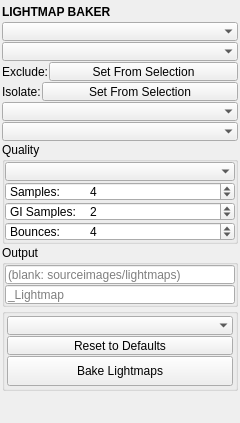
<?xml version="1.0" encoding="UTF-8"?>
<ui version="4.0">
 <class>QtUi</class>
 <widget class="QMainWindow" name="QtUi">
  <property name="enabled">
   <bool>true</bool>
  </property>
  <property name="geometry">
   <rect>
    <x>0</x>
    <y>0</y>
    <width>240</width>
    <height>340</height>
   </rect>
  </property>
  <property name="tabShape">
   <enum>QTabWidget::Triangular</enum>
  </property>
  <property name="dockNestingEnabled">
   <bool>true</bool>
  </property>
  <property name="dockOptions">
   <set>QMainWindow::AllowNestedDocks|QMainWindow::AllowTabbedDocks|QMainWindow::AnimatedDocks|QMainWindow::ForceTabbedDocks</set>
  </property>
  <property name="accessibleDescription">
   <string>Bake scene lighting into per-object or atlas lightmaps ready for the game engine.</string>
  </property>
  <widget class="QWidget" name="central_widget">
   <property name="minimumSize">
    <size>
     <width>240</width>
     <height>0</height>
    </size>
   </property>
   <layout class="QVBoxLayout" name="verticalLayout">
    <property name="spacing">
     <number>2</number>
    </property>
    <property name="leftMargin">
     <number>2</number>
    </property>
    <property name="topMargin">
     <number>2</number>
    </property>
    <property name="rightMargin">
     <number>2</number>
    </property>
    <property name="bottomMargin">
     <number>2</number>
    </property>
    <item>
     <layout class="QVBoxLayout" name="main_layout">
      <property name="spacing">
       <number>1</number>
      </property>
      <property name="sizeConstraint">
       <enum>QLayout::SetFixedSize</enum>
      </property>
      <property name="leftMargin">
       <number>0</number>
      </property>
      <property name="topMargin">
       <number>0</number>
      </property>
      <property name="rightMargin">
       <number>0</number>
      </property>
      <property name="bottomMargin">
       <number>0</number>
      </property>
      <item>
       <widget class="Header" name="header">
        <property name="minimumSize">
         <size>
          <width>0</width>
          <height>19</height>
         </size>
        </property>
        <property name="maximumSize">
         <size>
          <width>999</width>
          <height>19</height>
         </size>
        </property>
        <property name="font">
         <font>
          <weight>75</weight>
          <bold>true</bold>
         </font>
        </property>
        <property name="text">
         <string>LIGHTMAP BAKER</string>
        </property>
       </widget>
      </item>
      <item>
       <widget class="ComboBox" name="cmb_page">
        <property name="minimumSize">
         <size>
          <width>0</width>
          <height>19</height>
         </size>
        </property>
        <property name="maximumSize">
         <size>
          <width>16777215</width>
          <height>19</height>
         </size>
        </property>
        <property name="toolTip">
         <string>Bake — what a new bake covers and how it renders.

Manage — the maps the scene already reads: which are out of date and why, re-baked or reverted from one list.</string>
        </property>
        <property name="frame">
         <bool>false</bool>
        </property>
       </widget>
      </item>
      <item>
       <widget class="QStackedWidget" name="stk_pages">
        <property name="currentIndex">
         <number>0</number>
        </property>
        <widget class="QWidget" name="page_bake">
         <layout class="QVBoxLayout" name="bake_layout">
          <property name="spacing">
           <number>1</number>
          </property>
          <property name="leftMargin">
           <number>0</number>
          </property>
          <property name="topMargin">
           <number>0</number>
          </property>
          <property name="rightMargin">
           <number>0</number>
          </property>
          <property name="bottomMargin">
           <number>0</number>
          </property>
      <item>
       <widget class="ComboBox" name="cmb_scope">
        <property name="minimumSize">
         <size>
          <width>180</width>
          <height>19</height>
         </size>
        </property>
        <property name="maximumSize">
         <size>
          <width>999</width>
          <height>19</height>
         </size>
        </property>
        <property name="toolTip">
         <string>Scope — which objects Bake Lightmaps acts on.

Selected (default) — the selected meshes.
Visible — every visible mesh in the scene.
Scene — every mesh in the scene, every copy of an instance included (Maya skips and names a hidden or templated one: Arnold renders neither; Blender shows a hidden mesh for its own bake and hides it again).

Objects in the Exclude set get no map of their own whatever the scope, but they stay in the render: they still cast shadows and bounce light onto everything that bakes.

Its buttons say what lights the bake. The light: Include Scene Lighting — every scene light (on), or only the lights in the Scope. The sphere: Include Environment — the HDRI environment (Maya: the skydome; Blender: the world), by its own switch. The eye: Include Hidden Lights — hidden lights switched on for the bake and off again after.</string>
        </property>
        <property name="frame">
         <bool>false</bool>
        </property>
       </widget>
      </item>
      <item>
       <layout class="QHBoxLayout" name="exclude_layout">
        <property name="spacing">
         <number>1</number>
        </property>
        <item>
         <widget class="QLabel" name="lbl_exclude">
          <property name="minimumSize">
           <size>
            <width>0</width>
            <height>19</height>
           </size>
          </property>
          <property name="maximumSize">
           <size>
            <width>16777215</width>
            <height>19</height>
           </size>
          </property>
          <property name="toolTip">
           <string>Exclude — objects that get no lightmap of their own but still light the bake: they cast shadows and bounce light onto everything that does bake.

Stored in the scene (the lightmapBaker_exclude set; in Blender a collection that changes nothing about what renders), so every bake of this scene leaves them unbaked — from this panel or a script — and a re-bake leaves a map they already have alone.</string>
          </property>
          <property name="text">
           <string>Exclude:</string>
          </property>
          <property name="caption" stdset="0">
           <bool>true</bool>
          </property>
         </widget>
        </item>
        <item>
         <widget class="QPushButton" name="set_exclusions">
          <property name="sizePolicy">
           <sizepolicy hsizetype="Expanding" vsizetype="Fixed">
            <horstretch>1</horstretch>
            <verstretch>0</verstretch>
           </sizepolicy>
          </property>
          <property name="minimumSize">
           <size>
            <width>0</width>
            <height>19</height>
           </size>
          </property>
          <property name="maximumSize">
           <size>
            <width>16777215</width>
            <height>19</height>
           </size>
          </property>
          <property name="toolTip">
           <string>Make the current selection the Exclude set (replacing it): objects that get no lightmap of their own but still light the bake — they cast shadows and bounce light onto everything that does bake.

A selected group or parent excludes every mesh under it; with nothing selected, the set is cleared.</string>
          </property>
          <property name="text">
           <string>Set From Selection</string>
          </property>
         </widget>
        </item>
       </layout>
      </item>
      <item>
       <layout class="QHBoxLayout" name="isolate_layout">
        <property name="spacing">
         <number>1</number>
        </property>
        <item>
         <widget class="QLabel" name="lbl_isolate">
          <property name="minimumSize">
           <size>
            <width>0</width>
            <height>19</height>
           </size>
          </property>
          <property name="maximumSize">
           <size>
            <width>16777215</width>
            <height>19</height>
           </size>
          </property>
          <property name="toolTip">
           <string>Isolate — moving parts (a locker door, a lid, a drawer) that bake in a pass of their own: lit by the static scene at their current pose, but out of every other object's render, so they leave no shadow or bounce in another object's map — and no other isolated part leaves one in theirs. A mesh brings everything parented under it; isolated objects still pack into their material's atlas.

Stored in the scene (the lightmapBaker_isolate set; in Blender a collection that changes nothing about what renders), so every bake of this scene isolates them — from this panel or a script.</string>
          </property>
          <property name="text">
           <string>Isolate:</string>
          </property>
          <property name="caption" stdset="0">
           <bool>true</bool>
          </property>
         </widget>
        </item>
        <item>
         <widget class="QPushButton" name="set_isolation">
          <property name="sizePolicy">
           <sizepolicy hsizetype="Expanding" vsizetype="Fixed">
            <horstretch>1</horstretch>
            <verstretch>0</verstretch>
           </sizepolicy>
          </property>
          <property name="minimumSize">
           <size>
            <width>0</width>
            <height>19</height>
           </size>
          </property>
          <property name="maximumSize">
           <size>
            <width>16777215</width>
            <height>19</height>
           </size>
          </property>
          <property name="toolTip">
           <string>Make the current selection the Isolate set (replacing it): moving parts that bake alone, out of every other object's render, so the door's shadow never lands on its cabinet's map.

A selected object brings every mesh under it; with nothing selected, the set is cleared.</string>
          </property>
          <property name="text">
           <string>Set From Selection</string>
          </property>
         </widget>
        </item>
       </layout>
      </item>
      <item>
       <widget class="ComboBox" name="cmb002">
        <property name="minimumSize">
         <size>
          <width>180</width>
          <height>19</height>
         </size>
        </property>
        <property name="maximumSize">
         <size>
          <width>999</width>
          <height>19</height>
         </size>
        </property>
        <property name="toolTip">
         <string>Packing — how the baked maps are laid out.

Atlas by Material (default) — objects sharing a primary material are consolidated into one shared EXR (Resolution becomes the shared atlas size), and each object gets an area-weighted atlas rect bound at engine time (Unity's lightmapScaleOffset / glTF KHR_texture_transform) — UVs are never edited, and instances are fully supported: every copy keeps its own rect and its own lighting. Fewer textures, no naming collisions, more efficient texel use for many small objects. The layout is planned up front, so each object bakes at the size it will occupy instead of a full map per object (Maya: at 2x it, never above a full map: the downscale into the atlas is what averages Arnold's sampling noise).

Per-Object — one lightmap texture per object at the full Resolution. Best per-object detail; right for hero assets or small selections.

The camera button beside the field is Reflection Probe: the bake also captures the room it lit as an HDR from one point, for the reflections a lightmap cannot hold (on by default).</string>
        </property>
        <property name="frame">
         <bool>false</bool>
        </property>
       </widget>
      </item>
      <item>
       <widget class="ComboBox" name="cmb_device">
        <property name="minimumSize">
         <size>
          <width>180</width>
          <height>19</height>
         </size>
        </property>
        <property name="maximumSize">
         <size>
          <width>999</width>
          <height>19</height>
         </size>
        </property>
        <property name="toolTip">
         <string>Which processor the bake renders on (Maya: Arnold's; Blender: Cycles'). A machine setting, not a quality one — it is never stored in a preset.

Auto — the fast choice. Maya: the GPU wherever Arnold has one, else the CPU (measured on a production floor, 3.4s on the GPU against 24.2s on the CPU for the same ray budget). Blender: per object, the GPU where it pays and the CPU for small tiles (every Cycles bake sets up and tears down a GPU session, ~0.35s an object).
GPU — force it for every object, with no fallback.
CPU — force it: the A/B for a map the GPU bake disagrees on (Arnold's GPU renderer does not support every shader feature), and the fallback when a GPU session fails.</string>
        </property>
        <property name="frame">
         <bool>false</bool>
        </property>
       </widget>
      </item>
      <item>
       <widget class="QGroupBox" name="quality_group">
        <property name="sizePolicy">
         <sizepolicy hsizetype="Preferred" vsizetype="Fixed">
          <horstretch>0</horstretch>
          <verstretch>0</verstretch>
         </sizepolicy>
        </property>
        <property name="title">
         <string>Quality</string>
        </property>
        <layout class="QVBoxLayout" name="quality_layout">
         <property name="spacing">
          <number>1</number>
         </property>
         <property name="leftMargin">
          <number>0</number>
         </property>
         <property name="topMargin">
          <number>0</number>
         </property>
         <property name="rightMargin">
          <number>0</number>
         </property>
         <property name="bottomMargin">
          <number>0</number>
         </property>
         <item>
          <widget class="ComboBox" name="cmb_resolution">
           <property name="minimumSize">
            <size>
             <width>180</width>
             <height>19</height>
            </size>
           </property>
           <property name="maximumSize">
            <size>
             <width>999</width>
             <height>19</height>
            </size>
           </property>
           <property name="toolTip">
            <string>Lightmap resolution (square, px): each object's map, or the shared atlas. Drives the gutter / seam-margin width too.

The filter button beside the field denoises every map (Maya: at the size it ships at; Blender: with OpenImageDenoise).</string>
           </property>
           <property name="frame">
            <bool>false</bool>
           </property>
          </widget>
         </item>
         <item>
          <widget class="QSpinBox" name="spn_samples">
           <property name="minimumSize">
            <size>
             <width>0</width>
             <height>19</height>
            </size>
           </property>
           <property name="maximumSize">
            <size>
             <width>16777215</width>
             <height>19</height>
            </size>
           </property>
           <property name="toolTip">
            <string>Samples per texel. Higher = cleaner, slower.
Maya: Arnold camera (AA) samples, squared. On the CPU each one traces GI Samples diffuse rays. Arnold's GPU ignores GI samples, so a GPU bake gives every texel these samples and, with Adaptive Sampling on, adds more — up to Samples × GI Samples — only where the noise needs them (the shadows).
Blender: Cycles samples (paths). One count covers direct and bounced light alike — Cycles has no separate GI samples.

The button beside the field is Adaptive Sampling: the budget goes where the noise is. It greys out where the processor spends samples the other way (an Arnold CPU bake).</string>
           </property>
           <property name="prefix">
            <string>Samples:	</string>
           </property>
           <property name="minimum">
            <number>1</number>
           </property>
           <property name="maximum">
            <number>256</number>
           </property>
           <property name="value">
            <number>4</number>
           </property>
          </widget>
         </item>
         <item>
          <widget class="QSpinBox" name="spn_gi_samples">
           <property name="minimumSize">
            <size>
             <width>0</width>
             <height>19</height>
            </size>
           </property>
           <property name="maximumSize">
            <size>
             <width>16777215</width>
             <height>19</height>
            </size>
           </property>
           <property name="toolTip">
            <string>Arnold's GI (indirect diffuse) samples, squared (Maya only: Cycles traces every path from Samples). On the CPU: the bounce-light rays each camera sample traces. On the GPU, which ignores them, they set the budget instead: Samples × GI Samples is Adaptive Sampling's ceiling, or what every texel gets with it off. Higher = smoother bounce light and shadows, slower.</string>
           </property>
           <property name="prefix">
            <string>GI Samples:	</string>
           </property>
           <property name="minimum">
            <number>1</number>
           </property>
           <property name="maximum">
            <number>32</number>
           </property>
           <property name="value">
            <number>2</number>
           </property>
          </widget>
         </item>
         <item>
          <widget class="QSpinBox" name="spn_bounces">
           <property name="minimumSize">
            <size>
             <width>0</width>
             <height>19</height>
            </size>
           </property>
           <property name="maximumSize">
            <size>
             <width>16777215</width>
             <height>19</height>
            </size>
           </property>
           <property name="toolTip">
            <string>Diffuse bounces (Maya: Arnold's GI Diffuse Depth; Blender: Cycles' Light Paths › Max Bounces › Diffuse): how many times light bounces between surfaces before the bake stops following it. 0 = direct light only; 2–4 lights a room's corners and ceiling. The biggest quality lever for interiors — each bounce adds render time.</string>
           </property>
           <property name="prefix">
            <string>Bounces:	</string>
           </property>
           <property name="minimum">
            <number>0</number>
           </property>
           <property name="maximum">
            <number>16</number>
           </property>
           <property name="value">
            <number>4</number>
           </property>
          </widget>
         </item>
        </layout>
       </widget>
      </item>
      <item>
       <widget class="QGroupBox" name="output_group">
        <property name="sizePolicy">
         <sizepolicy hsizetype="Preferred" vsizetype="Fixed">
          <horstretch>0</horstretch>
          <verstretch>0</verstretch>
         </sizepolicy>
        </property>
        <property name="title">
         <string>Output</string>
        </property>
        <layout class="QVBoxLayout" name="output_layout">
         <property name="spacing">
          <number>1</number>
         </property>
         <property name="leftMargin">
          <number>0</number>
         </property>
         <property name="topMargin">
          <number>0</number>
         </property>
         <property name="rightMargin">
          <number>0</number>
         </property>
         <property name="bottomMargin">
          <number>0</number>
         </property>
         <item>
          <widget class="LineEdit" name="txt_output_dir">
           <property name="minimumSize">
            <size>
             <width>0</width>
             <height>19</height>
            </size>
           </property>
           <property name="maximumSize">
            <size>
             <width>16777215</width>
             <height>19</height>
            </size>
           </property>
           <property name="toolTip">
            <string>Where the baked lightmaps are written (optional).

Empty — a lightmaps folder in the project's texture folder (sourceimages).
Relative (e.g. 'lightmaps' or 'bake/lm') — resolved under that folder, so the path stays portable across projects.
Absolute (e.g. 'D:/bakes') — used as-is.

The folder is created if it doesn't exist. Browsing to a folder inside the texture folder stores it as a relative path. The image button saves each map beside its material's texture maps instead; this folder then takes only the objects whose material has none.</string>
           </property>
           <property name="placeholderText">
            <string>(blank: sourceimages/lightmaps)</string>
           </property>
          </widget>
         </item>
         <item>
          <widget class="LineEdit" name="txt000">
           <property name="minimumSize">
            <size>
             <width>0</width>
             <height>19</height>
            </size>
           </property>
           <property name="maximumSize">
            <size>
             <width>16777215</width>
             <height>19</height>
            </size>
           </property>
           <property name="toolTip">
            <string>Name affix for the baked lightmap. A leading '_' (e.g. '_Lightmap') is treated as a suffix → &amp;lt;object&amp;gt;_Lightmap; a trailing '_' (e.g. 'LM_') as a prefix. Empty uses the placeholder default.&lt;br/&gt;&lt;br/&gt;The button beside the field cycles Auto / Suffix / Prefix.</string>
           </property>
           <property name="placeholderText">
            <string>_Lightmap</string>
           </property>
          </widget>
         </item>
        </layout>
       </widget>
      </item>
         <item>
          <widget class="QGroupBox" name="grp_process">
           <property name="title">
            <string/>
           </property>
           <layout class="QVBoxLayout" name="process_layout">
            <property name="spacing">
             <number>1</number>
            </property>
            <property name="leftMargin">
             <number>2</number>
            </property>
            <property name="topMargin">
             <number>2</number>
            </property>
            <property name="rightMargin">
             <number>2</number>
            </property>
            <property name="bottomMargin">
             <number>2</number>
            </property>
            <item>
             <widget class="ComboBox" name="cmb000">
              <property name="minimumSize">
               <size>
                <width>180</width>
                <height>19</height>
               </size>
              </property>
              <property name="maximumSize">
               <size>
                <width>999</width>
                <height>19</height>
               </size>
              </property>
              <property name="toolTip">
               <string>Preset — this panel's bake settings under a name: Packing, Reflection Probe, Resolution, Samples, GI Samples (Maya), Bounces, Adaptive Sampling, Include Scene Lighting, Include Environment, Include Hidden Lights, Denoise and Beside Material Textures.

      The built-ins (italic, read-only) — preview, mobile, desktop, hero — set the quality dials only. Save (the disk icon) stores the current settings under a name you type (Enter to commit); the ⋯ menu renames, deletes or opens the preset folder. A * after the name means a setting has changed since the preset loaded.

      Not saved: Scope, the Exclude and Isolate sets, Processor, Output Directory and Name — they belong to a scene or a machine. A headless bake reads the same presets: LightmapBaker.from_preset(name).</string>
              </property>
              <property name="frame">
               <bool>false</bool>
              </property>
             </widget>
            </item>
            <item>
             <widget class="QPushButton" name="btn_reset_defaults">
              <property name="minimumSize">
               <size>
                <width>0</width>
                <height>19</height>
               </size>
              </property>
              <property name="maximumSize">
               <size>
                <width>16777215</width>
                <height>19</height>
               </size>
              </property>
              <property name="toolTip">
               <string>Restore every setting on this panel to its default.</string>
              </property>
              <property name="text">
               <string>Reset to Defaults</string>
              </property>
             </widget>
            </item>
            <item>
             <widget class="QPushButton" name="b000">
              <property name="sizePolicy">
               <sizepolicy hsizetype="Preferred" vsizetype="Fixed">
                <horstretch>0</horstretch>
                <verstretch>0</verstretch>
               </sizepolicy>
              </property>
              <property name="minimumSize">
               <size>
                <width>0</width>
                <height>30</height>
               </size>
              </property>
              <property name="maximumSize">
               <size>
                <width>16777215</width>
                <height>30</height>
               </size>
              </property>
              <property name="toolTip">
               <string>Bake a lightmap for every object in Scope (minus the Exclude set) and wire it for the engine: pack lightmap UVs, bake white-card lighting into them (Maya: Arnold; Blender: Cycles), dilate the seams, denoise, then record it on the object. The material and its texture UVs are untouched — the engine composites albedo × lightmap.

      Re-baking replaces the previous maps. On the Manage page, right-click a map to Re-Bake or Revert it.</string>
              </property>
              <property name="text">
               <string>Bake Lightmaps</string>
              </property>
             </widget>
            </item>
           </layout>
          </widget>
         </item>
         </layout>
        </widget>
        <widget class="QWidget" name="page_manage">
         <layout class="QVBoxLayout" name="manage_layout">
          <property name="spacing">
           <number>1</number>
          </property>
          <property name="leftMargin">
           <number>0</number>
          </property>
          <property name="topMargin">
           <number>0</number>
          </property>
          <property name="rightMargin">
           <number>0</number>
          </property>
          <property name="bottomMargin">
           <number>0</number>
          </property>
          <item>
           <widget class="TableWidget" name="tbl_maps">
            <property name="sizePolicy">
             <sizepolicy hsizetype="Expanding" vsizetype="Expanding">
              <horstretch>0</horstretch>
              <verstretch>1</verstretch>
             </sizepolicy>
            </property>
            <property name="toolTip">
             <string>Every lightmap the scene reads: how many objects read it and whether it is up to date. Hover a row for its folder, who wrote it and why it re-bakes; select rows to select their objects. Right-click a row to open its map's folder. The full Bake Report is in the header menu.</string>
            </property>
           </widget>
          </item>
         </layout>
        </widget>
       </widget>
      </item>
      <item>
       <spacer name="verticalSpacer">
        <property name="orientation">
         <enum>Qt::Vertical</enum>
        </property>
        <property name="sizeType">
         <enum>QSizePolicy::Fixed</enum>
        </property>
        <property name="sizeHint" stdset="0">
         <size>
          <width>0</width>
          <height>10</height>
         </size>
        </property>
       </spacer>
      </item>
      <item>
       <widget class="Footer" name="footer" native="true">
        <property name="minimumSize">
         <size>
          <width>0</width>
          <height>19</height>
         </size>
        </property>
        <property name="maximumSize">
         <size>
          <width>16777215</width>
          <height>19</height>
         </size>
        </property>
       </widget>
      </item>
     </layout>
    </item>
   </layout>
  </widget>
 </widget>
 <customwidgets>
  <customwidget>
   <class>Footer</class>
   <extends>QWidget</extends>
   <header>uitk.widgets.footer</header>
  </customwidget>
  <customwidget>
   <class>Header</class>
   <extends>QLabel</extends>
   <header>uitk.widgets.header.Header.h</header>
  </customwidget>
  <customwidget>
   <class>ComboBox</class>
   <extends>QComboBox</extends>
   <header>uitk.widgets.comboBox.ComboBox.h</header>
  </customwidget>
  <customwidget>
   <class>LineEdit</class>
   <extends>QLineEdit</extends>
   <header>uitk.widgets.lineEdit.LineEdit.h</header>
  </customwidget>
  <customwidget>
   <class>TableWidget</class>
   <extends>QTableWidget</extends>
   <header>uitk.widgets.tableWidget.TableWidget.h</header>
  </customwidget>
 </customwidgets>
 <resources/>
 <connections/>
 <designerdata>
  <property name="gridDeltaX">
   <number>5</number>
  </property>
  <property name="gridDeltaY">
   <number>5</number>
  </property>
  <property name="gridSnapX">
   <bool>true</bool>
  </property>
  <property name="gridSnapY">
   <bool>true</bool>
  </property>
  <property name="gridVisible">
   <bool>true</bool>
  </property>
 </designerdata>
</ui>
